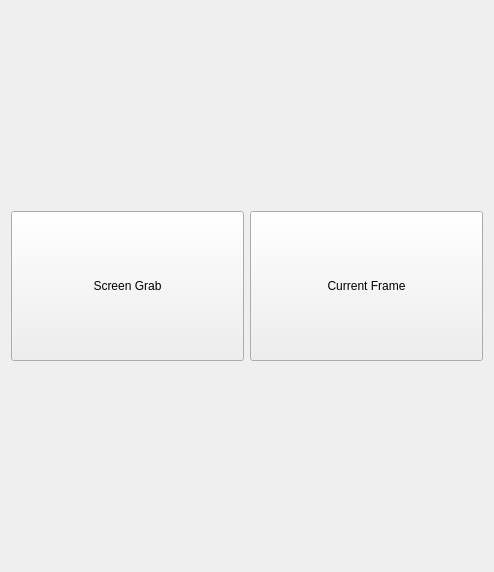
<?xml version="1.0" encoding="UTF-8"?>
<ui version="4.0">
 <class>Form</class>
 <widget class="QWidget" name="Form">
  <property name="geometry">
   <rect>
    <x>0</x>
    <y>0</y>
    <width>494</width>
    <height>572</height>
   </rect>
  </property>
  <property name="windowTitle">
   <string>Form</string>
  </property>
  <layout class="QGridLayout" name="gridLayout_2">
   <item row="0" column="0">
    <layout class="QGridLayout" name="gridLayout">
     <item row="0" column="0">
      <widget class="QPushButton" name="screen_grab_pushButton">
       <property name="minimumSize">
        <size>
         <width>0</width>
         <height>150</height>
        </size>
       </property>
       <property name="baseSize">
        <size>
         <width>0</width>
         <height>0</height>
        </size>
       </property>
       <property name="text">
        <string>Screen Grab</string>
       </property>
      </widget>
     </item>
     <item row="0" column="1">
      <widget class="QPushButton" name="current_frame_pushButton">
       <property name="minimumSize">
        <size>
         <width>0</width>
         <height>150</height>
        </size>
       </property>
       <property name="text">
        <string>Current Frame</string>
       </property>
      </widget>
     </item>
    </layout>
   </item>
  </layout>
 </widget>
 <resources/>
 <connections/>
</ui>
